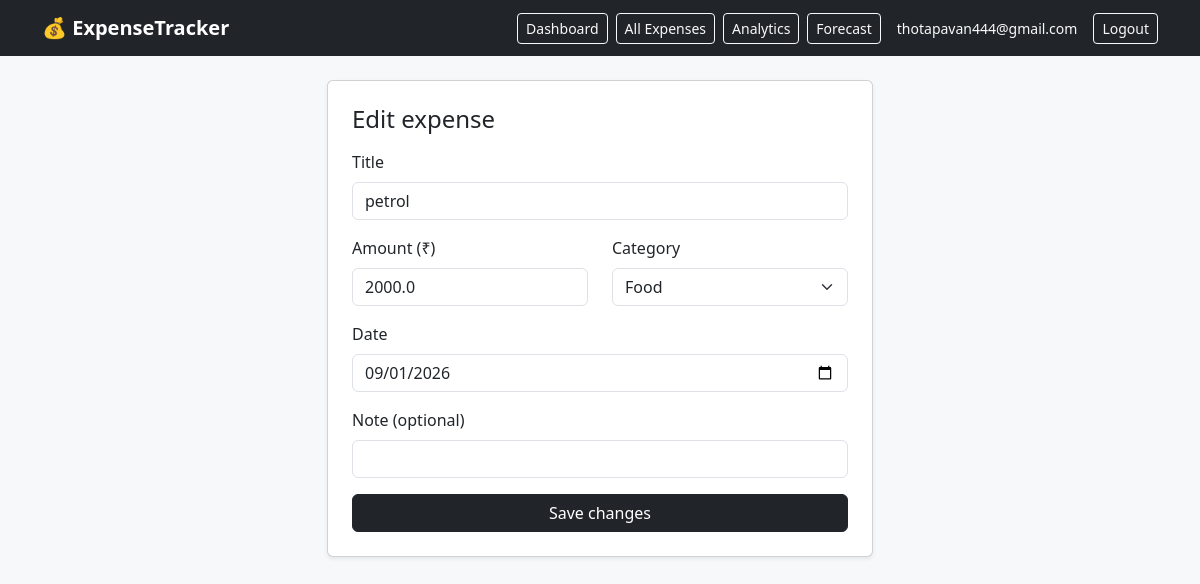
The app's page /expenses/2/edit (signed in) with its own data.
### models.py (models this page shows, shortened)
class User(UserMixin, db.Model):
    id = db.Column(db.Integer, primary_key=True)
    email = db.Column(db.String(120), unique=True, nullable=False)
    password_hash = db.Column(db.String(200), nullable=False)
    monthly_budget = db.Column(db.Float, default=0.0)
    expenses = db.relationship("Expense", backref="owner", lazy=True, cascade="all, delete-orphan")

class Expense(db.Model):
    id = db.Column(db.Integer, primary_key=True)
    user_id = db.Column(db.Integer, db.ForeignKey("user.id"), nullable=False)
    title = db.Column(db.String(120), nullable=False)
    amount = db.Column(db.Float, nullable=False)
    category = db.Column(db.String(50), default="Other")
    note = db.Column(db.String(255), default="")
    expense_date = db.Column(db.Date, default=date.today)
    created_at = db.Column(db.Date, default=date.today)

### app.py (the view, shortened to what this page needs)
    @app.route("/expenses/<int:expense_id>/edit", methods=["GET", "POST"])
    @login_required
    def edit_expense(expense_id):
        expense = Expense.query.filter_by(id=expense_id, user_id=current_user.id).first_or_404()
        return render_template("add_edit.html", expense=expense, categories=CATEGORIES, today=date.today())

### templates/add_edit.html (shortened to what this page needs)
{% extends "base.html" %}
{% block content %}
<div class="row justify-content-center">
  <div class="col-md-6">
    <div class="card shadow-sm">
      <div class="card-body p-4">
        <h4 class="mb-3">{{ 'Edit' if expense else 'Add' }} expense</h4>
        <form method="POST">
          <div class="mb-3">
            <label class="form-label">Title</label>
            <input type="text" name="title" class="form-control" required
                   value="{{ expense.title if expense else '' }}" placeholder="e.g. Groceries">
          </div>
          <div class="row">
            <div class="col-6 mb-3">
              <label class="form-label">Amount (₹)</label>
              <input type="number" step="0.01" name="amount" class="form-control" required
                     value="{{ expense.amount if expense else '' }}">
            </div>
            <div class="col-6 mb-3">
              <label class="form-label">Category</label>
              <select name="category" class="form-select">
                {% for c in categories %}
                  <option value="{{ c }}" {{ 'selected' if expense and expense.category == c else '' }}>{{ c }}</option>
                {% endfor %}
              </select>
            </div>
          </div>
          <div class="mb-3">
            <label class="form-label">Date</label>
            <input type="date" name="expense_date" class="form-control" required
                   value="{{ expense.expense_date if expense else today }}" max="{{ today }}">
          </div>
          <div class="mb-3">
            <label class="form-label">Note (optional)</label>
            <input type="text" name="note" class="form-control" value="{{ expense.note if expense else '' }}">
          </div>
          <button type="submit" class="btn btn-dark w-100">{{ 'Save changes' if expense else 'Add expense' }}</button>
        </form>
      </div>
    </div>
  </div>
</div>
{% endblock %}

### templates/base.html (shortened to what this page needs)
<!doctype html>
<html lang="en">
<head>
  <link href="{{ url_for('static', filename='css/bootstrap.min.css') }}" rel="stylesheet">
</head>
<body>
  <nav class="navbar navbar-expand-lg navbar-dark bg-dark mb-4">
    <div class="container">
      <a class="navbar-brand" href="{{ url_for('index') }}">💰 ExpenseTracker</a>
      {% if current_user.is_authenticated %}
        <div class="d-flex align-items-center">
          <a href="{{ url_for('dashboard') }}" class="btn btn-sm btn-outline-light me-2">Dashboard</a>
          <a href="{{ url_for('list_expenses') }}" class="btn btn-sm btn-outline-light me-2">All Expenses</a>
          <a href="{{ url_for('analytics') }}" class="btn btn-sm btn-outline-light me-2">Analytics</a>
          <a href="{{ url_for('forecast') }}" class="btn btn-sm btn-outline-light me-3">Forecast</a>
          <span class="text-light me-3 small">{{ current_user.email }}</span>
          <a href="{{ url_for('logout') }}" class="btn btn-outline-light btn-sm">Logout</a>
        </div>
      {% endif %}
    </div>
  </nav>
  <div class="container">
    {% block content %}{% endblock %}
  </div>
</body>
</html>

### templates/base.html (style rules this page uses)
body { background: #f7f8fa; }
.navbar-brand { font-weight: 600; }

### records on screen
User: email "thotapavan444@gmail.com"
Expense: title "petrol", amount "2000.0", expense_date "09/01/2026"

### other values on screen
{{ 'Edit' if expense else 'Add' }} "Edit"
{{ 'Save changes' if expense else 'Add expense' }} "Save changes"
form field category "Food"
